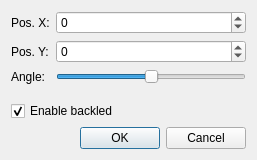
<?xml version="1.0" encoding="UTF-8"?>
<ui version="4.0">
 <class>Calibrator</class>
 <widget class="QDialog" name="Calibrator">
  <property name="geometry">
   <rect>
    <x>0</x>
    <y>0</y>
    <width>257</width>
    <height>160</height>
   </rect>
  </property>
  <property name="windowTitle">
   <string>Dialog</string>
  </property>
  <layout class="QVBoxLayout" name="verticalLayout">
   <item>
    <layout class="QFormLayout" name="formLayout">
     <item row="0" column="0">
      <widget class="QLabel" name="label_3">
       <property name="text">
        <string>Pos. X:</string>
       </property>
      </widget>
     </item>
     <item row="0" column="1">
      <widget class="QSpinBox" name="spinX">
       <property name="minimum">
        <number>-65536</number>
       </property>
       <property name="maximum">
        <number>65535</number>
       </property>
      </widget>
     </item>
     <item row="1" column="0">
      <widget class="QLabel" name="label_2">
       <property name="text">
        <string>Pos. Y:</string>
       </property>
      </widget>
     </item>
     <item row="1" column="1">
      <widget class="QSpinBox" name="spinY">
       <property name="minimum">
        <number>-65536</number>
       </property>
       <property name="maximum">
        <number>65535</number>
       </property>
      </widget>
     </item>
     <item row="2" column="0">
      <widget class="QLabel" name="label">
       <property name="text">
        <string>Angle:</string>
       </property>
      </widget>
     </item>
     <item row="2" column="1">
      <widget class="QSlider" name="sliderAngle">
       <property name="minimum">
        <number>-359</number>
       </property>
       <property name="maximum">
        <number>359</number>
       </property>
       <property name="orientation">
        <enum>Qt::Horizontal</enum>
       </property>
      </widget>
     </item>
    </layout>
   </item>
   <item>
    <widget class="QCheckBox" name="checkBox">
     <property name="text">
      <string>Enable backled</string>
     </property>
     <property name="checked">
      <bool>true</bool>
     </property>
    </widget>
   </item>
   <item>
    <widget class="QDialogButtonBox" name="buttonBox">
     <property name="orientation">
      <enum>Qt::Horizontal</enum>
     </property>
     <property name="standardButtons">
      <set>QDialogButtonBox::Cancel|QDialogButtonBox::Ok</set>
     </property>
    </widget>
   </item>
  </layout>
 </widget>
 <resources/>
 <connections>
  <connection>
   <sender>buttonBox</sender>
   <signal>accepted()</signal>
   <receiver>Calibrator</receiver>
   <slot>accept()</slot>
   <hints>
    <hint type="sourcelabel">
     <x>227</x>
     <y>138</y>
    </hint>
    <hint type="destinationlabel">
     <x>157</x>
     <y>159</y>
    </hint>
   </hints>
  </connection>
  <connection>
   <sender>buttonBox</sender>
   <signal>rejected()</signal>
   <receiver>Calibrator</receiver>
   <slot>reject()</slot>
   <hints>
    <hint type="sourcelabel">
     <x>247</x>
     <y>144</y>
    </hint>
    <hint type="destinationlabel">
     <x>256</x>
     <y>159</y>
    </hint>
   </hints>
  </connection>
 </connections>
</ui>
